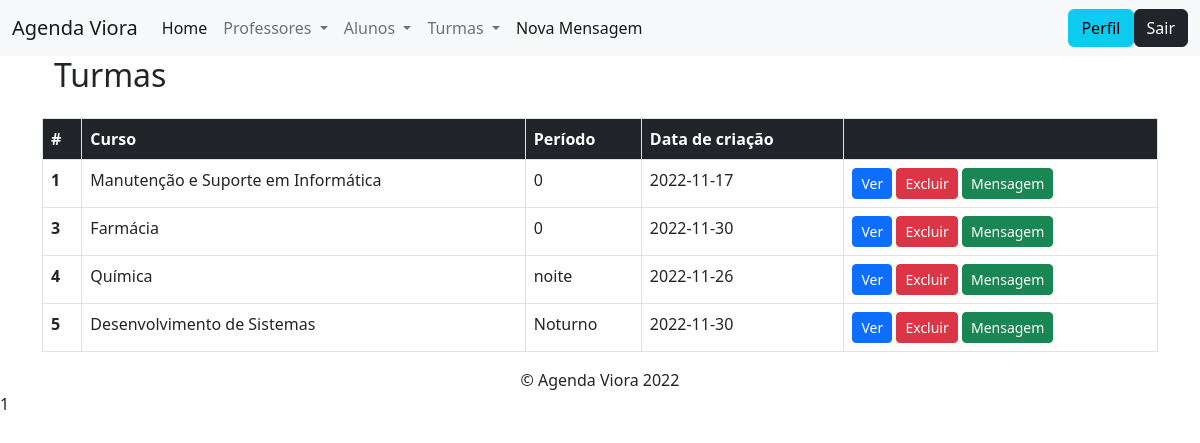
The app's page /modulos/turma/listar.php, older data.
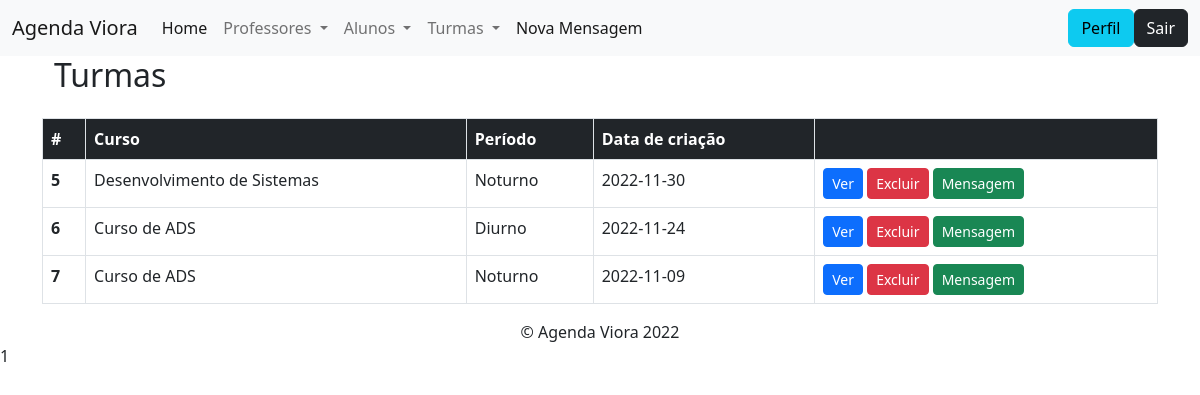
The same page, newer data.
### tables this page shows
CREATE TABLE `turma` (
  `ID` int(5) NOT NULL,
  `curso` varchar(100) NOT NULL,
  `periodo` varchar(20) NOT NULL,
  `data` date NOT NULL,
  `professor_id` int(11) NOT NULL,
  `aluno_id` int(11) NOT NULL
);

### config.php (called while the page is built, shortened)
<?php
    include_once path('funcoes/conexao.php');
    function path($file)
    {
        return ROOT_DIR . '/' . $file;
    }
    function arquivo($file)
    {
        return ROOT_PATH . $file;
    }

### funcoes/conexao.php (called while the page is built, shortened)
<?php
    function retornaDados($sql)
    {
        $conexao = $GLOBALS['conexaoBanco'];
        $resposta = $conexao->query($sql);
        return $resposta->fetchAll();
    }

### modulos/turma/listar.php (the view, shortened to what this page needs)
<?php
include_once "../../config.php";
?>
<!DOCTYPE html>
<html lang="pt-BR">
<?php include_once path('templates/head.php') ?>
<body>
    <?php include_once path('templates/barra_navegacao.php') ?>
    <div class="container" id="lateral2">
        <?php
        $sql = "SELECT * FROM turma";
        $turma = retornaDados($sql);
        ?>
        <table class="table">
            <div class="container" id="lateral2">
                <h2>Turmas</h2>
            </div>
            <div class="container-fluid">
                <table class="table table-bordered ">
                    <thead>
                        <tr class="bg-dark text-white">
                            <th scope="col">#</th>
                            <th scope="col">Curso</th>
                            <th scope="col">Período</th>
                            <th scope="col">Data de criação</th>
                            <th scope="col"> </th>
                        </tr>
                        <tbody>
            <?php foreach ($turma as $turma) { ?>
                <tr>
                    <th scope="row"><?= $turma['ID'] ?></th>
                    <td><?= $turma['curso'] ?></td>
                    <td><?= $turma['periodo'] ?></td>
                    <td><?= $turma['data'] ?></td>
                    <td>
                        <a class="btn btn-sm btn-primary" href="visualizar.php?ID=<?= $turma['ID'] ?>">Ver</a>
                        <a class="btn btn-sm btn-danger" href="deletar.php?ID=<?= $turma['ID'] ?>">Excluir</a>
                        <a class="btn btn-sm btn-success" href="mensagem.php?ID=<?= $turma['ID'] ?>">Mensagem</a>
                    </td>
                </tr>
            <?php } ?>
        </tbody>
                </table>
            </div>
        </table>
        <?= include_once path('templates/footer.php'); ?>
    </div>
</body>
</html>

### templates/head.php (shortened to what this page needs)
<head>
    <link rel="stylesheet" href="<?= arquivo('bootstrap/css/bootstrap.min.css') ?>">
</head>

### templates/barra_navegacao.php (shortened to what this page needs)
<nav class="navbar navbar-expand-lg bg-light">
  <div class="container-fluid">
    <a class="navbar-brand" href="<?= arquivo('./index.php') ?>">Agenda Viora</a>
    <div class="collapse navbar-collapse" id="navbarSupportedContent">
      <ul class="navbar-nav me-auto mb-2 mb-lg-0">
        <li class="nav-item">
          <a class="nav-link active" href="<?= arquivo('modulos/pagina/index.php')?>">Home</a>
        </li>
        <li class="nav-item dropdown">
          <a class="nav-link dropdown-toggle" href="#" role="button" data-bs-toggle="dropdown" aria-expanded="false">
            Professores
          </a>
        </li>
        <li class="nav-item dropdown">
          <a class="nav-link dropdown-toggle" href="#" role="button" data-bs-toggle="dropdown" aria-expanded="false">
            Alunos
          </a>
        </li>
        <li class="nav-item dropdown">
          <a class="nav-link dropdown-toggle" href="#" role="button" data-bs-toggle="dropdown" aria-expanded="false">
            Turmas
          </a>
        </li>
        <li class="nav-item">
        <a class="nav-link active" href="<?= arquivo('modulos/mensagem/msg.php')?>">Nova Mensagem</a>
        </li>
      </ul>
      <a class="btn btn-info" href="<?= arquivo('#') ?>">Perfil</a>
      <a class="btn btn-dark" href="<?= arquivo('modulos/login/sair.php')?>">Sair</a>
    </div>
  </div>
</nav>

### templates/footer.php
<footer>
  <div class="copyright text-center my-auto">
  <span>&copy; Agenda Viora 2022</span>
  </div>
</footer>

Row changes from the older to the newer data that the page shows:
removed turma: ID "1", curso "Manutenção e Suporte em Informática", periodo "0", data "2022-11-17"
removed turma: ID "3", curso "Farmácia", periodo "0", data "2022-11-30"
removed turma: ID "4", curso "Química", periodo "noite", data "2022-11-26"
added turma: ID "6", curso "Curso de ADS", periodo "Diurno", data "2022-11-24"
added turma: ID "7", curso "Curso de ADS", periodo "Noturno", data "2022-11-09"
